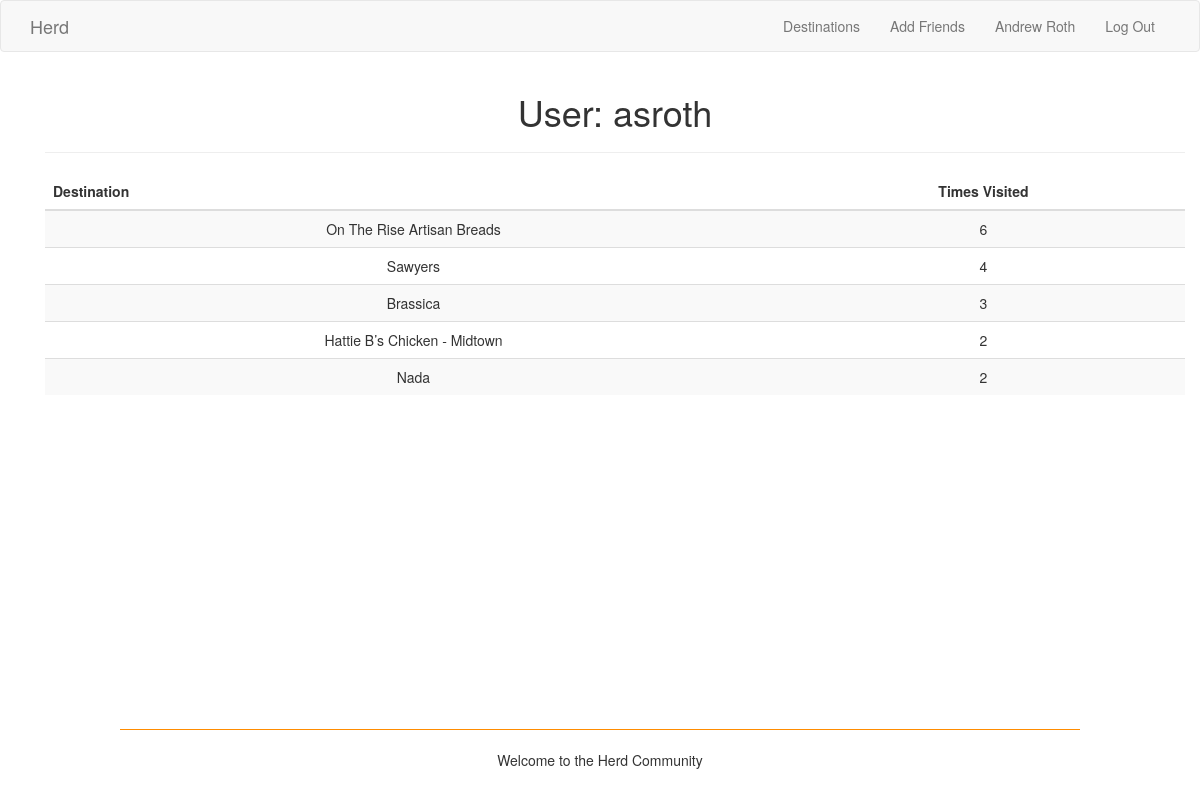
The page /user/asroth (signed in) on the database its author committed.
### app/models.py (models this page shows, shortened)
class User(UserMixin, db.Model):
    __tablename__ = 'users'
    user_id = db.Column(db.Integer, primary_key=True)
    username = db.Column(db.String(80), index=True, unique=True)
    name = db.Column(db.String(120))
    email = db.Column(db.String(120), index=True, unique=True)
    region = db.Column(db.String(50), index=True)
    destinations = db.relationship('Association', back_populates='user')
    friends = db.relationship('User',
        secondary=friendship_identifier,
        primaryjoin= user_id == friendship_identifier.c.user_id,
        secondaryjoin= user_id == friendship_identifier.c.friend_id)

class Association(db.Model):
    __tablename__ = 'associations'
    user_id = db.Column(db.Integer, db.ForeignKey('users.user_id'), primary_key=True)
    destination_id = db.Column(db.Integer, db.ForeignKey('destinations.destination_id'), primary_key=True)
    num_visits = db.Column(db.Integer)
    user = db.relationship("User", back_populates="destinations")
    destination = db.relationship("Destination", back_populates="users")

class Destination(db.Model):
    __tablename__ = 'destinations'
    destination_id = db.Column(db.Integer, primary_key=True)
    name = db.Column(db.String(120), index=True, unique=True)
    img_src = db.Column(db.String(1000))
    region = db.Column(db.String(50))
    yelp_link = db.Column(db.String(150))
    num_visits = db.Column(db.Integer)
    users = db.relationship('Association', back_populates='destination')

### app/routes.py (the view)
@app.route('/user/<username>')
@login_required
def user(username):
    ulog('user -> page access for username {}'.format(username))
    user = User.query.filter_by(username=username).first_or_404()
    destinations = sorted(user.destinations, key=attrgetter('num_visits'), reverse=True)
    return render_template('user.html', user=user, destinations=destinations)

### app/helpers.py (called while the page is built)
def ulog(msg):
    fp = open('usage_logs.txt', 'a')
    print('--- ', current_user.username, ' ---- ', date.today(), ' ---', file=fp)
    print(msg, file=fp)
    fp.close()

### app/models.py (called while the page is built)
@login.user_loader
def load_user(id):
    return User.query.get(int(id))

### app/templates/user.html
{% extends "base.html" %}
{% block app_content %}
<div class="container">
    <h1>User: {{ user.username }}</h1>
    <hr>
    <table class="table table-hover table-striped">
        <thead>
            <tr>
                <th>Destination</th>
                <th class="text-center">Times Visited</th>
            </tr>
        </thead>
    {% for assoc in destinations %}
        {% if assoc.num_visits > 0 %}
        <tr>
            <td>{{ assoc.destination.name }}</td>
            <td class="text-center">{{ assoc.num_visits }}</td>
        </tr>
        {% endif %}
    {% endfor %}
    </table>
</div>
{% endblock %}

### app/templates/base.html (shortened to what this page needs)
{% extends 'bootstrap/base.html' %}
{% block navbar %}
    <nav class="navbar navbar-default">
        <div class="container">
            <div class="navbar-header">
                <a class="navbar-brand" href="{{ url_for('index') }}">Herd</a>
            </div>
            <div class="collapse navbar-collapse" id="bs-example-navbar-collapse-1">
                <ul class="nav navbar-nav navbar-right">
                    <li><a href="{{ url_for('list') }}">Destinations</a></li>
                    <li><a href="{{ url_for('add_friends') }}">Add Friends</a></li>
                    {% if current_user.is_authenticated %}
                    <li><a href="{{ url_for('user', username=current_user.username) }}">{{ current_user.name }}</a></li>
                    <li><a href="{{ url_for('logout') }}">Log Out</a></li>
                    {% else %}
                    <li><a href="{{ url_for('login') }}">Login</a></li>
                    <li><a href="{{ url_for('signup') }}">Sign Up</a></li>
                    {% endif %}
                </ul>
            </div>
        </div>
    </nav>
{% endblock %}
{% block content %}
    <link rel= "stylesheet" type= "text/css" href= "{{ url_for('static',filename='styles/base.css') }}">
    <div class="container text-center">
    {% block app_content %}{% endblock app_content %}
    <br />
    </div>
    {% block footer %}
    <div class="footer">
        <hr style="width: 80%; border-top: 1px solid darkorange;"/>
        <div class="text-center">
            <p>Welcome to the Herd Community</p>
        </div>
    <br />
    {% endblock footer %}
{% endblock content %}

### app/templates/base.html (style rules this page uses)
html { position: relative; min-height: 100%; }
body { margin-bottom: 91px; }
.footer { position: absolute; bottom: 0; width: 100%; height: 91px; }

### rows shown on the page
User: name "Andrew Roth", username "asroth"
Association: destination.name "On The Rise Artisan Breads", num_visits "6"
Association: destination.name "Sawyers", num_visits "4"
Association: destination.name "Brassica", num_visits "3"
Association: destination.name "Hattie B’s Chicken - Midtown", num_visits "2"
Association: destination.name "Nada", num_visits "2"
